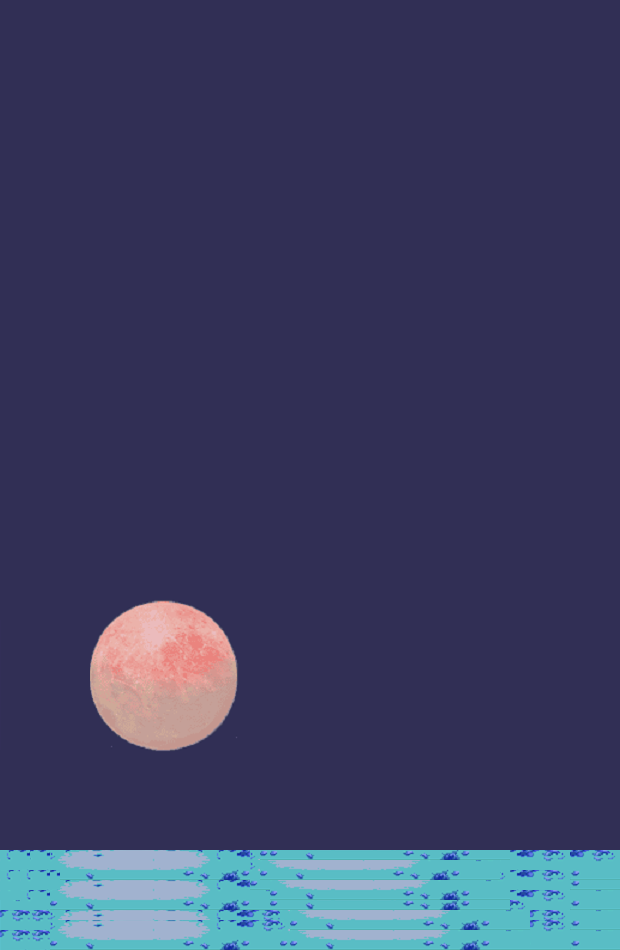

Rendered tile map (Tiled .tmx) drawn with the repository's tilesets; below, a short description and the map source with its tile grids summarised:
An orthogonal 62x95 tile map with 10x10 px tiles, 3 tile layers (Foreground, Background1, Background2) and 55 objects.

<map version="1.0" orientation="orthogonal" width="62" height="95" tilewidth="10" tileheight="10">
 <tileset firstgid="1" name="gamescene1" tilewidth="10" tileheight="10">
  <image source="gamescene1.png" width="3693" height="1777" />
 </tileset>
 <layer name="Foreground" width="62" height="95">
  <data>[5890 cells, 5245 non-empty, 4960 distinct tile ids]</data>
 </layer>
 <layer name="Background1" width="62" height="95">
  <data>[5890 cells, 1178 non-empty, 140 distinct tile ids]</data>
 </layer>
 <layer name="Background2" width="62" height="95">
  <data>[5890 cells, 5270 non-empty, 504 distinct tile ids]</data>
 </layer>
 <objectgroup name="Collision" width="62" height="95">
  <object x="89" y="635" width="17" height="151" />
  <object x="48" y="787" width="461" height="13" />
  <object x="511" y="748" width="108" height="52" />
  <object x="588" y="404" width="31" height="285" />
  <object x="509" y="529" width="39" height="47" />
  <object x="69" y="521" width="55" height="112" />
  <object x="126" y="557" width="36" height="40" />
  <object x="89" y="250" width="36" height="271" />
  <object x="127" y="267" width="36" height="42" />
  <object x="127" y="311" width="19" height="14" />
  <object x="147" y="311" width="8" height="7" />
  <object x="88" y="97" width="36" height="113" />
  <object x="99" y="211" width="9" height="38" />
  <object x="395" y="20" width="38" height="95" />
  <object x="405" y="118" width="10" height="35" />
  <object x="395" y="153" width="36" height="17" />
  <object x="587" y="1" width="31" height="381" />
  <object x="434" y="76" width="153" height="18" />
  <object x="125" y="172" width="422" height="19" />
  <object x="394" y="193" width="37" height="37" />
  <object x="395" y="288" width="37" height="141" />
  <object x="473" y="384" width="146" height="19" />
  <object x="126" y="598" width="9" height="27" />
  <object x="135" y="598" width="9" height="20" />
  <object x="146" y="599" width="6" height="12" />
  <object x="154" y="598" width="6" height="5" />
  <object x="401" y="432" width="28" height="6" />
  <object x="424" y="441" width="23" height="7" />
  <object x="429" y="449" width="21" height="6" />
  <object x="441" y="458" width="19" height="10" />
  <object x="451" y="470" width="21" height="11" />
  <object x="463" y="484" width="22" height="9" />
  <object x="475" y="494" width="19" height="8" />
  <object x="487" y="504" width="20" height="9" />
  <object x="496" y="516" width="20" height="7" />
  <object x="503" y="524" width="36" height="3" />
 </objectgroup>
 <objectgroup name="Collision1" width="62" height="95">
  <object x="367" y="781" width="18" height="6" />
  <object x="385" y="775" width="18" height="5" />
  <object x="403" y="769" width="19" height="5" />
  <object x="423" y="763" width="28" height="5" />
  <object x="452" y="757" width="20" height="6" />
  <object x="472" y="751" width="18" height="6" />
  <object x="490" y="748" width="20" height="3" />
 </objectgroup>
 <objectgroup name="Collision2" width="62" height="95">
  <object x="447" y="441" width="12" height="9" />
  <object x="460" y="451" width="20" height="15" />
  <object x="481" y="466" width="17" height="18" />
  <object x="499" y="484" width="19" height="20" />
  <object x="518" y="505" width="20" height="18" />
 </objectgroup>
 <objectgroup name="Collision3" width="62" height="95">
  <object x="491" y="672" width="96" height="9" />
  <object x="548" y="595" width="40" height="9" />
  <object x="431" y="289" width="112" height="8" />
  <object x="548" y="327" width="39" height="8" />
  <object x="549" y="250" width="38" height="7" />
  <object x="548" y="192" width="39" height="9" />
  <object x="164" y="288" width="231" height="7" />
 </objectgroup>
</map>
